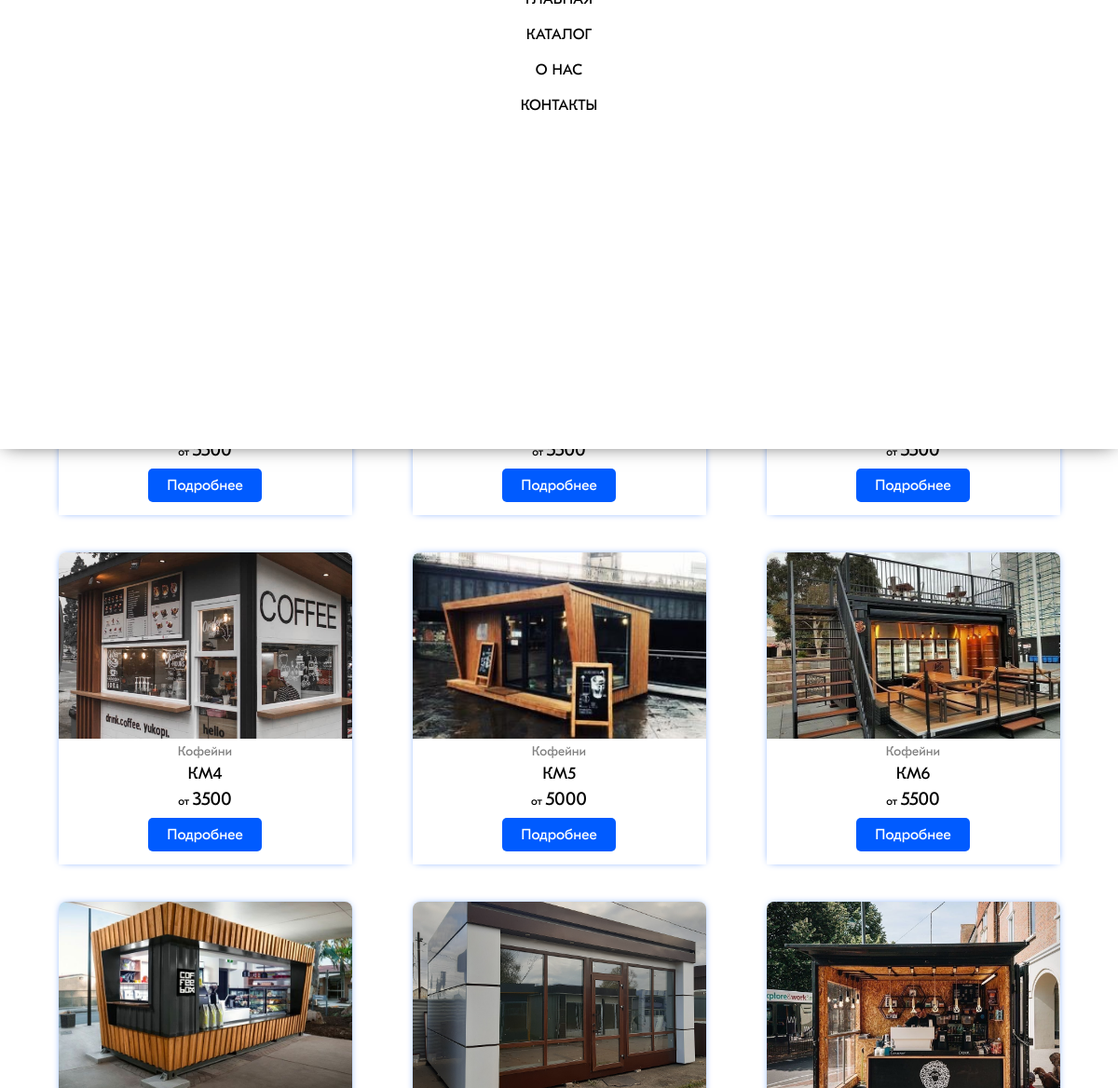
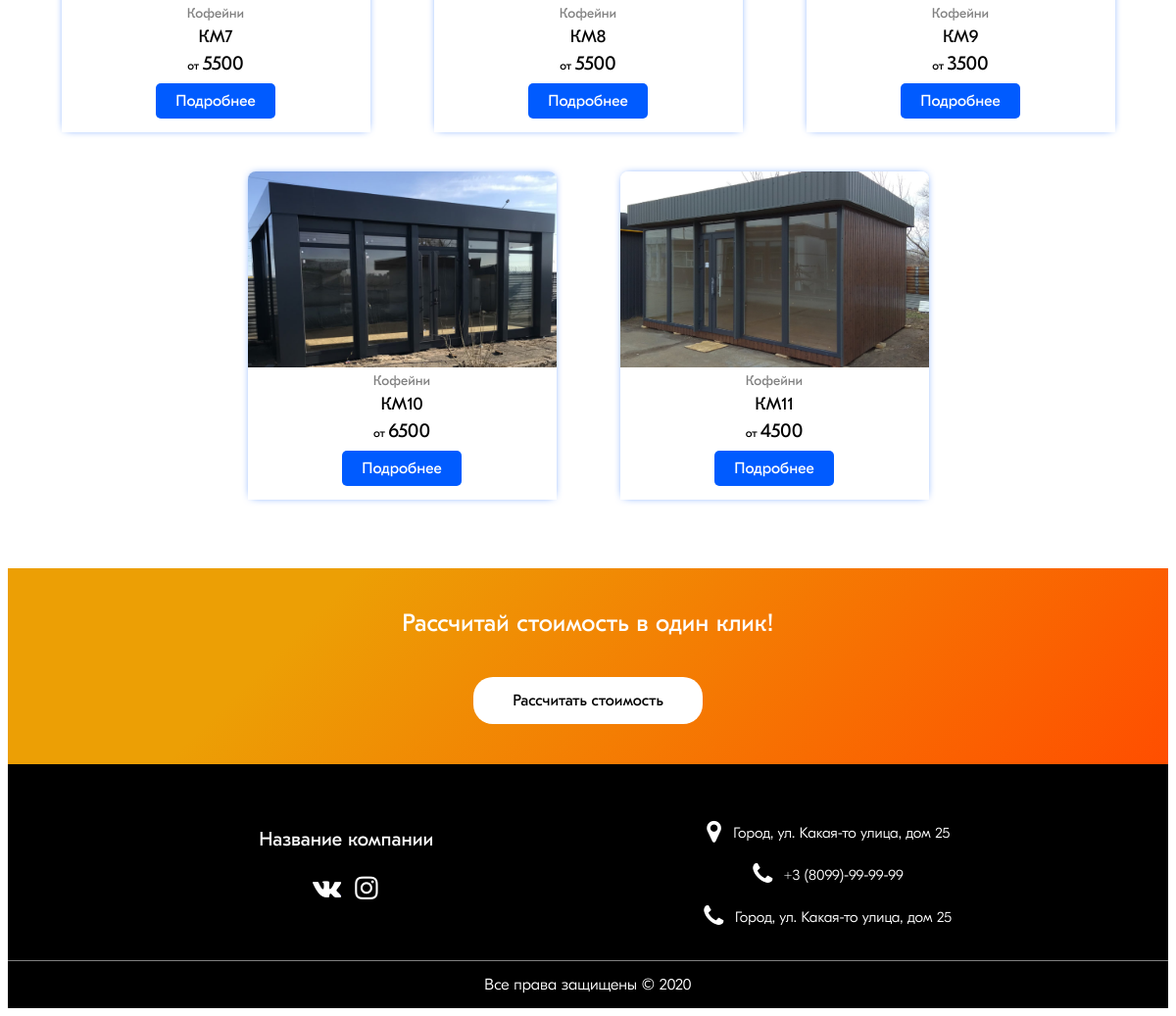
Screenshot of /category/82 with the database file from the repository (2 pictures, top to bottom).
### products/models.py (models this page shows, shortened)
class Item(models.Model):
    category = models.ForeignKey(Category, on_delete = models.CASCADE, )
    name = models.CharField(default='', max_length = 300)
    price = models.IntegerField(default=0,)
    size = models.CharField(default='', max_length = 300)
    h_in = models.CharField(default='', max_length = 300)
    h_out = models.CharField(default='', max_length = 300)
    eksterier = models.CharField(default='', max_length = 300)
    interier = models.CharField(default='', max_length = 300)
    doors = models.CharField(default='', max_length = 300)
    floor = models.CharField(default='', max_length = 300)
    electrik = models.CharField(default='', max_length = 300)
    def __str__(self):
        return self.name + ' ' + str(self.price)

class Itemimage(models.Model):
    item = models.ForeignKey(Item, on_delete = models.CASCADE, )
    imgurl = models.ImageField (upload_to='static/images/products', blank = True, null = True)

class Category(models.Model):
    name = models.CharField(default='', max_length = 200)
    imgurl = models.ImageField(upload_to='static/images', blank = True, null = True)

### products/views.py (the view)
# urls.py: path('category/<int:cat_id>', views.category, name="category"),
def category(request, cat_id):
    current_category = Category.objects.get(id = cat_id)
    items = Item.objects.filter(category__id = cat_id)
    print(items)
    return render(request, 'products/category.html', {
        'category': current_category,
        'items': items,
    })

### products/templatetags/extras.py (called while the page is built)
@register.simple_tag
def get_first_image(item):
    return item.itemimage_set.all()[0]

### templates/products/category.html (shortened to what this page needs)
{% extends './base.html' %}
{% load static %}
{% block content %}
<div class="subpage__title">
    <span>
    </span>
</div>
<div class="items__list">
    {% for item in items  %}
        <div class="items__list__item">
        {% include './blocks/single_item.html' %}
        </div>
    {% endfor %}
</div>
{% include './blocks/cost_1.html' %}
{% endblock content %}

### templates/products/base.html (shortened to what this page needs)
{% load static %}
<html lang="en">
<head>
    <link rel="stylesheet" href="https://stackpath.bootstrapcdn.com/font-awesome/4.7.0/css/font-awesome.min.css">
    <link href='https://css.gg/css' rel='stylesheet'>
    <link rel="stylesheet" href="{% static 'style.css' %}">
    <link rel="stylesheet" href="{% static 'slick/slick.css'%}">
    <link rel="stylesheet" href="{% static 'slick/slick-theme.css'%}">
</head>
<body>
    {% block main_header %}
    <div class="main__header__block">
        {% include './header.html' %}
    </div>
    {% endblock main_header %}
    <div class="main__site__wrapper">
        {% block content %}
        {% endblock content %}
    </div>
    {% block main_footer %}
        {% include './footer.html' %}
    {% endblock main_footer %}
</body>
</html>

### templates/products/header.html (shortened to what this page needs)
<div class="header__main__wrapper">
    <div class="header__main__container">
        <div class="header__main__container__logo">
            <a href="{% url 'products:index' %}">
            </a>
        </div>
        <div class="header__main__container__items">
            <div class="header__main__container__item">
                <a href="{% url 'products:index' %}">
                </a>
            </div>
            <div class="header__main__container__item">
                <a href="{% url 'products:index' %}#catalog">
                </a>
            </div>
            <div class="header__main__container__item">
                <a href="{% url 'products:index' %}#aboutus">
                </a>
            </div>
            <div class="header__main__container__item">
                <a href="{% url 'products:index' %}#ourcontacts">
                </a>
            </div>
        </div>
    </div>
</div>
<div class="mobile__menu__main">
    <div class="mobile__menu__main__container">
        <div class="mobile__menu__main__container__menu">
            <div class="mobile__menu__main__container__menu__item">
                <a
                href="{% url 'products:index' %}">
                </a>
            </div>
            <div class="mobile__menu__main__container__menu__item">
                <a
                href="{% url 'products:index' %}#catalog">
                    Каталог
                </a>
            </div>
            <div class="mobile__menu__main__container__menu__item">
                <a
                href="{% url 'products:index' %}#aboutus">
                    О Нас
                </a>
            </div>
            <div class="mobile__menu__main__container__menu__item">
                <a
                href="{% url 'products:index' %}#ourcontacts">
                    Контакты
                </a>
            </div>
        </div>
    </div>
</div>

### templates/products/blocks/single_item.html
{% load static %}
{% load extras %}
<div class="single__item">
    <a class="single__item__image"
    href="{% url 'products:item' item.id %}">
        {% get_first_image item as item_img %}
        <img src="{% static 'images/products/'%}{{item_img.imgurl}}"
        alt="">
    </a>
    <div class="single__item__info">
        <span class="single__item__info__category">
        {{ item.category.name }}
        </span>
        <a class="single__item__info__name"
        href = "{% url 'products:item' item.id %}">
        {{ item.name }}
        </a>
        <span class="single__item__info__price">
        от
        <span>
        {{ item.price }}
        </span>
        </span>
    </div>
    <a class="single__item__button"
    href="{% url 'products:item' item.id %}">
        Подробнее
    </a>
</div>

### templates/products/blocks/cost_1.html (shortened to what this page needs)
<div class="cost1__container">
    <div class="cost1__container__button">
        <div class="cost1__container__button__title">
            Рассчитай стоимость в один клик!
        </div>
        <span id="cost__count__link">
            Рассчитать стоимость
        </span>
    </div>
</div>

### templates/products/footer.html
<div class="footer__wrapper">
    <div class="footer__main">
        <div class="footer__main__block">
            <span class="footer__main__block__logo">
                Название компании
            </span>
            <div class="footer__main__block__socials">
                <a href="#">
                    <i class="fa fa-vk" aria-hidden="true"></i>
                </a>
                <a href="#">
                    <i class="fa fa-instagram" aria-hidden="true"></i>
                </a>
            </div>
        </div>
        <div class="footer__main__block">
            <div class="footer__main__block__contact">
                <i class="fa fa-map-marker"></i>
                <span>
                    Город, ул. Какая-то улица, дом 25
                </span>
            </div>
            <div class="footer__main__block__contact">
                <i class="fa fa-phone"></i>
                <span>
                <a href=""
                style="text-decoration: none;
                color: white;">
                    +3 (8099)-99-99-99
                </a>
                </span>
            </div>
            <div class="footer__main__block__contact">
                <i class="fa fa-phone"></i>
                <span>
                    Город, ул. Какая-то улица, дом 25
                </span>
            </div>
        </div>
    </div>
    <div class="all__rights">
        <span>
            Все права защищены © 2020
        </span>
    </div>
</div>

### rows the page displays
Item: price "5500"
Item: price "5500"
Item: price "5500"
Item: imgurl (picture), category.name "Кофейни", name "КМ4", price "3500"
Item: imgurl (picture), category.name "Кофейни", name "КМ5", price "5000"
Item: imgurl (picture), category.name "Кофейни", name "КМ6", price "5500"
Item: imgurl (picture), category.name "Кофейни", name "КМ7", price "5500"
Item: imgurl (picture), category.name "Кофейни", name "КМ8", price "5500"
Item: imgurl (picture), category.name "Кофейни", name "КМ9", price "3500"
Item: imgurl (picture), category.name "Кофейни", name "КМ10", price "6500"
Item: imgurl (picture), category.name "Кофейни", name "КМ11", price "4500"
